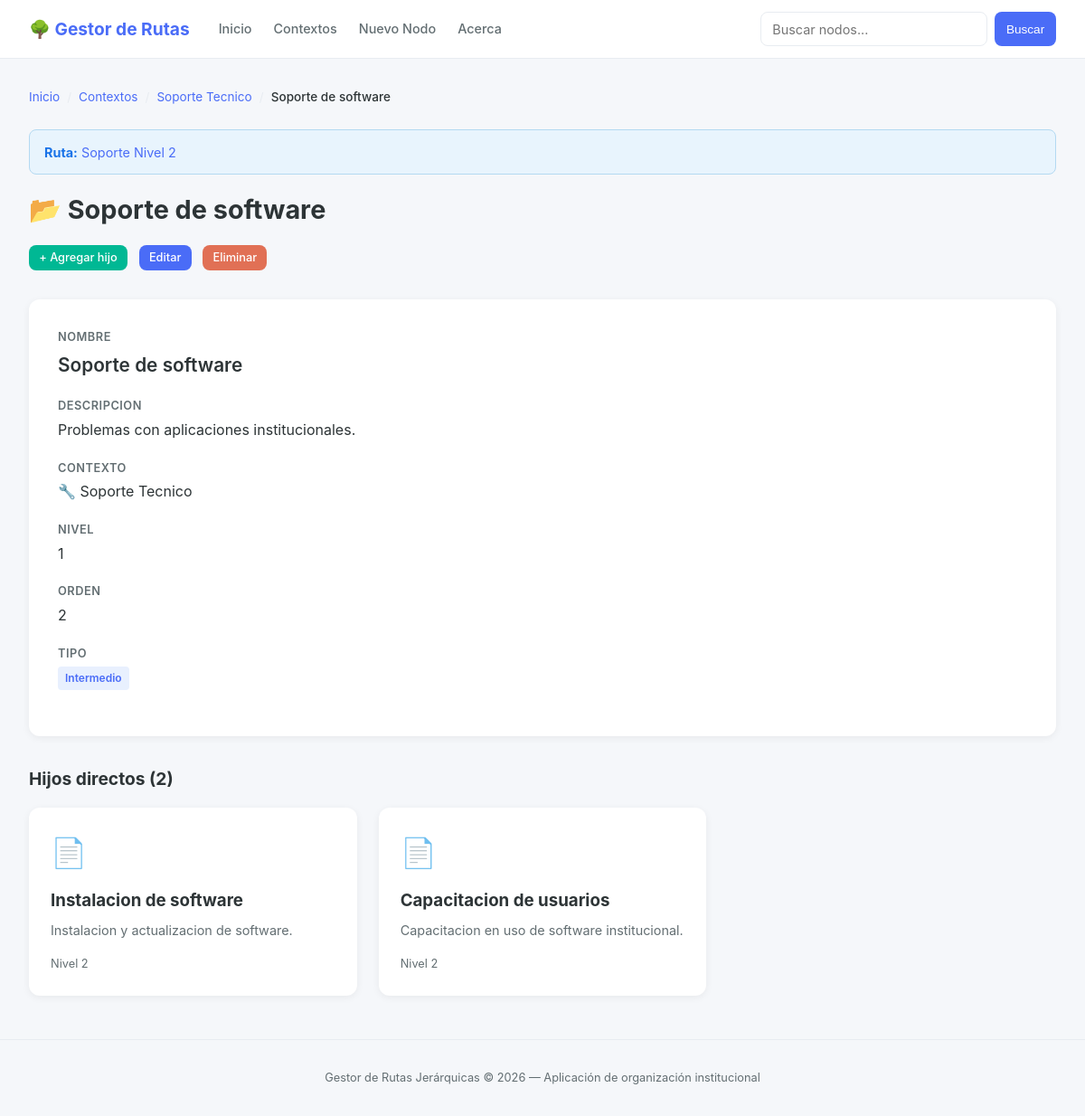
/nodo/7/, run on the app's committed database.
### app_arbol/models.py (models this page shows, shortened)
class Nodo(models.Model):
    nombre = models.CharField(max_length=200, verbose_name="Nombre")
    descripcion = models.TextField(blank=True, verbose_name="Descripción")
    padre = models.ForeignKey(
        'self', on_delete=models.CASCADE, null=True, blank=True,
        related_name='hijos', verbose_name="Padre"
    )
    contexto = models.ForeignKey(
        Contexto, on_delete=models.CASCADE, verbose_name="Contexto"
    )
    nivel = models.IntegerField(default=0, verbose_name="Nivel")
    orden = models.IntegerField(default=0, verbose_name="Orden")
    fecha_creacion = models.DateTimeField(auto_now_add=True, verbose_name="Fecha de creación")
    class Meta:
        verbose_name = "Nodo"
        verbose_name_plural = "Nodos"
        ordering = ['orden', 'nombre']
    def es_raiz(self):
        return self.padre is None
    def es_hoja(self):
        return not self.hijos.exists()

class Contexto(models.Model):
    nombre = models.CharField(max_length=100, verbose_name="Nombre")
    descripcion = models.TextField(blank=True, verbose_name="Descripción")
    icono = models.CharField(max_length=10, default="📁", verbose_name="Icono")
    class Meta:
        verbose_name = "Contexto"
        verbose_name_plural = "Contextos"

### app_arbol/views.py (the view)
# urls.py: path('nodo/<int:nodo_id>/', views.vista_nodo, name='vista_nodo'),
def vista_nodo(request, nodo_id):
    nodo = get_object_or_404(Nodo, id=nodo_id)
    ancestros = obtener_ancestros(nodo)
    hijos = nodo.hijos.all()
    return render(request, 'app_arbol/nodo.html', {
        'nodo': nodo,
        'ancestros': ancestros,
        'hijos': hijos,
    })

### app_arbol/arbol_utils.py (called while the page is built)
def obtener_ancestros(nodo):
    ancestros = []
    actual = nodo
    while actual.padre is not None:
        actual = actual.padre
        ancestros.insert(0, actual)
    return ancestros

### app_arbol/templates/app_arbol/nodo.html (shortened to what this page needs)
{% extends 'app_arbol/base.html' %}
{% block contenido %}
<div class="breadcrumb">
    <a href="{% url 'vista_index' %}">Inicio</a>
    <span class="separador">/</span>
    <a href="{% url 'vista_contextos' %}">Contextos</a>
    <span class="separador">/</span>
    <a href="{% url 'vista_arbol' nodo.contexto.id %}">{{ nodo.contexto.nombre }}</a>
    <span class="separador">/</span>
    <span class="actual">{{ nodo.nombre }}</span>
</div>
{% if ancestros %}
<div class="alert alert-info">
    <strong>Ruta:</strong>
    {% for ancestro in ancestros %}
    <a href="{% url 'vista_nodo' ancestro.id %}">{{ ancestro.nombre }}</a>
    {% endfor %}
</div>
{% endif %}
<div class="page-heading">
    <h1>{% if nodo.es_hoja %}&#x1F4C4;{% else %}&#x1F4C2;{% endif %} {{ nodo.nombre }}</h1>
    <div class="acciones">
        <a href="{% url 'vista_crear_nodo' %}?contexto={{ nodo.contexto.id }}&padre={{ nodo.id }}" class="btn btn-success btn-sm">+ Agregar hijo</a>
        <a href="{% url 'vista_editar_nodo' nodo.id %}" class="btn btn-primary btn-sm">Editar</a>
        <a href="{% url 'vista_eliminar_nodo' nodo.id %}" class="btn btn-danger btn-sm">Eliminar</a>
    </div>
</div>
<div class="detalle-card">
    <div class="campo">
        <div class="campo-label">Nombre</div>
        <div class="campo-valor text-large">{{ nodo.nombre }}</div>
    </div>
    <div class="campo">
        <div class="campo-label">Descripcion</div>
        <div class="campo-valor">{{ nodo.descripcion|default:"Sin descripcion"|linebreaks }}</div>
    </div>
    <div class="campo">
        <div class="campo-label">Contexto</div>
        <div class="campo-valor">{{ nodo.contexto.icono }} {{ nodo.contexto.nombre }}</div>
    </div>
    <div class="campo">
        <div class="campo-label">Nivel</div>
        <div class="campo-valor">{{ nodo.nivel }}</div>
    </div>
    <div class="campo">
        <div class="campo-label">Orden</div>
        <div class="campo-valor">{{ nodo.orden }}</div>
    </div>
    <div class="campo">
        <div class="campo-label">Tipo</div>
        <div class="campo-valor">
            {% if nodo.es_raiz %}
            <span class="badge badge-warning">Raiz</span>
            {% elif nodo.es_hoja %}
            <span class="badge badge-success">Hoja</span>
            {% else %}
            <span class="badge badge-primary">Intermedio</span>
            {% endif %}
        </div>
    </div>
</div>
{% if hijos %}
<h2 style="margin: 2rem 0 1rem; font-size: 1.2rem;">Hijos directos ({{ hijos|length }})</h2>
<div class="card-grid">
    {% for hijo in hijos %}
    <div class="card">
        <div class="card-icon">{% if hijo.es_hoja %}&#x1F4C4;{% else %}&#x1F4C2;{% endif %}</div>
        <h3><a href="{% url 'vista_nodo' hijo.id %}">{{ hijo.nombre }}</a></h3>
        <p>{{ hijo.descripcion|default:"Sin descripcion"|truncatechars:80 }}</p>
        <div class="card-meta">
            <span>Nivel {{ hijo.nivel }}</span>
        </div>
    </div>
    {% endfor %}
</div>
{% endif %}
{% endblock %}

### app_arbol/static/app_arbol/css/estilo.css (style rules this page uses)
:root { --primary: #4A6CF7; --primary-light: #6B8AFF; --primary-dark: #3A56D4; --accent: #6C5CE7; --bg: #F5F7FA; --surface: #FFFFFF; --text: #2D3436; --text-secondary: #636E72; --border: #E8ECF1; --success: #00B894; --warning: #FDCB6E; --error: #E17055; --radius: 12px; --shadow: 0 2px 8px rgba(0,0,0,0.06); --shadow-hover: 0 4px 16px rgba(0,0,0,0.1); }
* { margin: 0; padding: 0; box-sizing: border-box; }
body { font-family: -apple-system, BlinkMacSystemFont, 'Segoe UI', Roboto, 'Helvetica Neue', Arial, sans-serif; background: var(--bg); color: var(--text); line-height: 1.6; min-height: 100vh; }
a { color: var(--primary); text-decoration: none; }
.page-heading { margin-bottom: 2rem; }
.page-heading h1 { font-size: 1.8rem; font-weight: 700; color: var(--text); }
.page-heading .acciones { margin-top: 1rem; display: flex; gap: 0.8rem; flex-wrap: wrap; }
.card-grid { display: grid; grid-template-columns: repeat(auto-fill, minmax(280px, 1fr)); gap: 1.5rem; }
.card { background: var(--surface); border-radius: var(--radius); box-shadow: var(--shadow); padding: 1.5rem; transition: box-shadow 0.2s, transform 0.2s; }
.card-icon { font-size: 2rem; margin-bottom: 0.8rem; }
.card h3 { margin-bottom: 0.4rem; }
.card h3 a { color: var(--text); text-decoration: none; }
.card p { color: var(--text-secondary); font-size: 0.9rem; margin-bottom: 1rem; }
.card-meta { font-size: 0.8rem; color: var(--text-secondary); display: flex; gap: 1rem; }
.btn { display: inline-flex; align-items: center; gap: 0.4rem; padding: 0.5rem 1rem; border-radius: 8px; text-decoration: none; font-size: 0.85rem; font-weight: 500; border: none; cursor: pointer; transition: background 0.2s, opacity 0.2s; font-family: inherit; line-height: 1.4; }
.btn-primary { background: var(--primary); color: white; }
.btn-success { background: var(--success); color: white; }
.btn-danger { background: var(--error); color: white; }
.btn-sm { padding: 0.3rem 0.7rem; font-size: 0.8rem; }
.breadcrumb { display: flex; gap: 0.5rem; align-items: center; font-size: 0.85rem; color: var(--text-secondary); margin-bottom: 1.5rem; flex-wrap: wrap; }
.breadcrumb a { color: var(--primary); text-decoration: none; }
.breadcrumb .separador { color: var(--border); }
.breadcrumb .actual { color: var(--text); font-weight: 500; }
.alert { padding: 0.8rem 1rem; border-radius: 8px; margin-bottom: 1rem; font-size: 0.9rem; }
.alert-info { background: #E8F4FD; color: #1A73E8; border: 1px solid #B3D9F2; }
.badge { display: inline-block; padding: 0.2rem 0.5rem; border-radius: 4px; font-size: 0.75rem; font-weight: 600; }
.badge-primary { background: #E8F0FE; color: var(--primary); }
.detalle-card { background: var(--surface); border-radius: var(--radius); box-shadow: var(--shadow); padding: 2rem; }
.detalle-card .campo { margin-bottom: 1.2rem; }
.detalle-card .campo-label { font-size: 0.8rem; font-weight: 600; color: var(--text-secondary); text-transform: uppercase; letter-spacing: 0.5px; margin-bottom: 0.2rem; }
.detalle-card .campo-valor { font-size: 1rem; color: var(--text); }
.detalle-card .campo-valor.text-large { font-size: 1.3rem; font-weight: 600; }

### data on the page
Nodo: contexto.nombre "Soporte Tecnico", nombre "Soporte de software", descripcion "Problemas con aplicaciones institucionales.", contexto.icono "🔧", nivel "1", orden "2"
Nodo: nombre "Soporte Nivel 2"
Nodo: nombre "Instalacion de software", descripcion "Instalacion y actualizacion de software.", nivel "2"
Nodo: nombre "Capacitacion de usuarios", descripcion "Capacitacion en uso de software institucional.", nivel "2"

### other printed values
{{ hijos|length }} "2"
